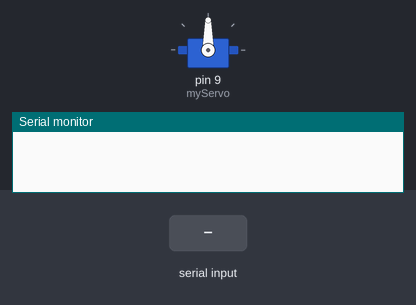
The sketch below on a simulated Arduino Uno, built with avr-gcc and run on an emulated ATmega328P. On the bench: servo, the last lines printed to the serial monitor. The test bench sets the inputs (shaded band).

Above: at 1.2 s.
1.3 s: "30,150\n" received over Serial
At 2.8 s:
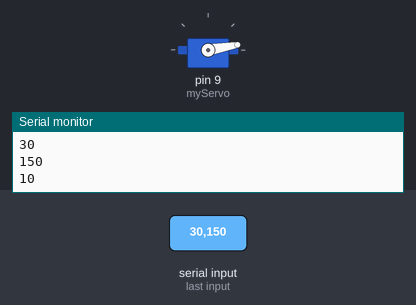
3.8 s: "90,45\n" received over Serial
At 4.6 s:
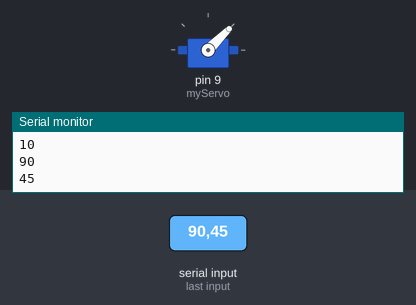
6.3 s: "200\n" received over Serial
At 7.0 s:
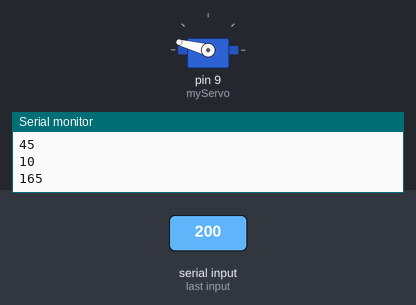
Timing chart, 0 to 9.3 s (numbered marks = the images above; inputs shaded):
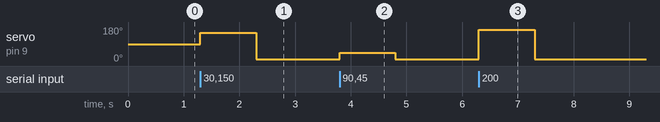

Measured:
- after the input at 1.3 s, servo on pin 9 (myServo): 90° → 150° at once, → 10° 1.0 s later
- after the input at 3.8 s, servo on pin 9 (myServo): 10° → 45° at once, → 10° 1.0 s later
- after the input at 6.3 s, servo on pin 9 (myServo): 10° → 165° at once, → 10° 1.0 s later

The sketch:

CommEx1.ino
```cpp
#include <Servo.h>

Servo myServo;


void setup() {
  Serial.begin(115200);
  myServo.attach(9);

}

void loop() {
  // put your main code here, to run repeatedly:
  if (Serial.available() > 0)
  {
  int angle = Serial.parseInt();
  angle = constrain(angle,10,165);
  myServo.write(angle);
  Serial.println(angle);
  }

}
```
